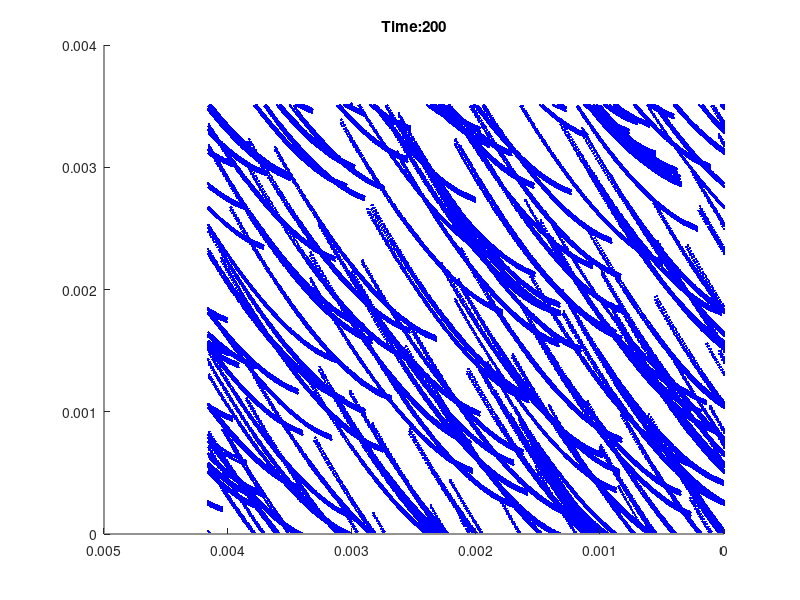

This figure's MATLAB source:
%% Create a 3D matrix of point particles with trajectories
clear all;

frames=200; %number of timesteps
particles=100; %number of test particles

beadtest(frames) = struct('time',[]);
X=2560*6.5E-6/4; %max x position(m)
Y=2160*6.5E-6/4; %max y position(m)
Z=10E-3; %max z position(m)
T=0;

% incremental displacement
dt=0.01;
dy=0;
dz=0;

Vx=6E-6;
Vy=0E-6;
Vz=0E-6;

Ax=0E-6;
Ay=11E-6;
Az=15E-6;

% randomize initial particle positions
a=(X).*rand(particles,1);
a=cat(1,a,a+3E-6*rand,a+3E-6*rand,a+3E-6*rand);
b=(Y).*rand(particles,1);
b=cat(1,b,b+3E-5*rand,b+3E-5*rand,b+3E-6*rand);
c=(Z).*rand(particles,1);
c=cat(1,c,c+3E-6*rand,c+3E-6*rand,c+3E-6*rand);
beadtest(1).time(:,1) = a;
beadtest(1).time(:,2) = b;
beadtest(1).time(:,3) = c;

%randbead=ones(40,1);

%randbead2=1E-6.*rand(4*particles,1);


% apply trajectory
for L=2:frames;
    T=T+dt;
    
    dx=Vx*T + 0.5*Ax*T^2 + 1E-6.*rand(4*particles,1);
    beadtest(L).time(:,1) = beadtest(L-1).time(:,1) + dx;
    wrap = beadtest(L).time(:,1) < X;
    beadtest(L).time(:,1) = beadtest(L).time(:,1) .* wrap;
    
    dy=Vy*T + 0.5*Ay*T^2 + 1E-6.*rand(4*particles,1);
    beadtest(L).time(:,2) = beadtest(L-1).time(:,2) + dy;
    wrap = beadtest(L).time(:,2) < Y;
    beadtest(L).time(:,2) = beadtest(L).time(:,2) .* wrap;
    
    dz=Vz*T + 0.5*Az*T^2 + 1E-6.*rand(4*particles,1);
    beadtest(L).time(:,3) = beadtest(L-1).time(:,3) + dz;
    wrap = beadtest(L).time(:,3) < Z;
    beadtest(L).time(:,3) = beadtest(L).time(:,3) .* wrap;
end



%% Plotting
for L=1:frames
    view(0,180); % set(get(gca,'YLabel'),'Rotation',0.0) %flat
    plot3(beadtest(L).time(:,1),beadtest(L).time(:,3),beadtest(L).time(:,2),'b.');
    title(['Time:',num2str(L)]);
    hold on
end
hold off